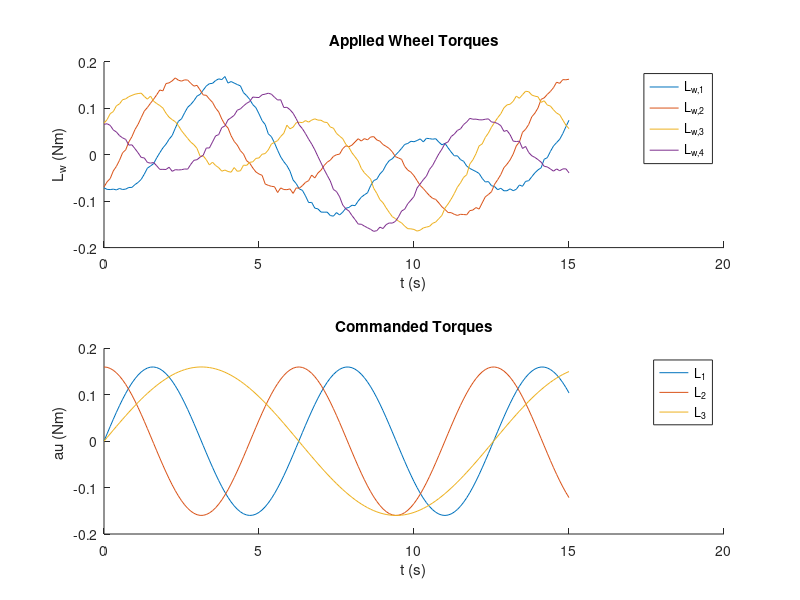

Recreate this plot in MATLAB.
clear;
close all;

A = (1/sqrt(3))*[-1 1 1 -1;-1 -1 1 1;1 1 1 1];
A_star = pinv(A);

t = 0:0.1:15;

tau_x = sin(t);
tau_y = cos(t);
tau_z = sin(t/2);

tau = 0.16*[tau_x;tau_y;tau_z];

L_w = A_star*tau;

L_w_noisy = awgn(L_w,50);


subplot(2,1,1)
hold on
plot(t,L_w_noisy(1,:),'DisplayName',"L_{w,1}");
plot(t,L_w_noisy(2,:),'DisplayName',"L_{w,2}");
plot(t,L_w_noisy(3,:),'DisplayName',"L_{w,3}");
plot(t,L_w_noisy(4,:),'DisplayName',"L_{w,4}");
hold off
legend
title("Applied Wheel Torques")
xlabel("t (s)")
ylabel("L_w (Nm)")

subplot(2,1,2)
hold on
plot(t,tau(1,:),'DisplayName',"L_1");
plot(t,tau(2,:),'DisplayName',"L_2");
plot(t,tau(3,:),'DisplayName',"L_3");
hold off
legend
title("Commanded Torques")
xlabel("t (s)")
ylabel("\tau (Nm)")